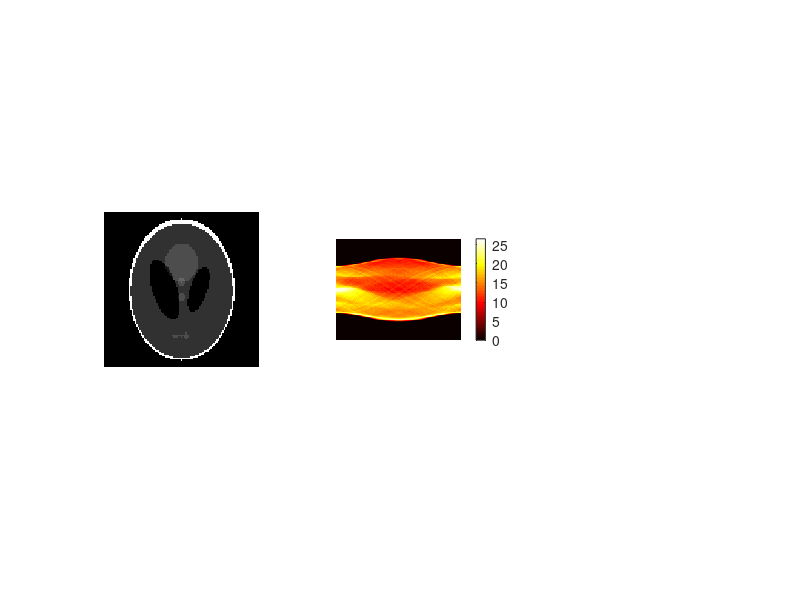

Write the MATLAB code that produced this figure. (Note: this script raises an error after producing the figure.)
N = 101;
I = phantom(N);
subplot(1, 3, 1)
imshow(I)

theta = 0:1:179;
[R, xp] = radon(I,theta);
subplot(1,3,2);
imshow(R,[],'Xdata',theta,'Ydata',xp,...
            'InitialMagnification','fit')
colormap(gca, hot), colorbar
iptsetpref('ImshowAxesVisible','off')
R1 = zeros(145,180);


for w= 1:180 %Verdrehung des Winkels von 1 - 180�
    for i=-50:1:50 %y Koordinaten des durchdringenden Vektors
        for j=-50:1:50 %x-Koordinaten des durchdringenden Vektors
            n=i+51; %Anpassen der y-Koordinate auf das Bild I 
            m = abs(j- 51); %Anpassen der y-Koordinate auf das Bild I 
          s = round(i*cos(w*pi/180)+j*sin(w*pi/180)); %Verdrehen des Vektors i,j um den Winkel w 
          R1(s+72, w) = R1(s+72, w)+I(m,n); %Aufsummieren der Funktionswerte (Farbwert des Bildes I) an der Stelle m,n entlang des Vektors i,j in der Matrix R1
        end
    end
end
subplot(1, 3, 3)
imshow(R1,[],'Xdata',theta,'Ydata',xp,...
            'InitialMagnification','fit')
% xlabel('\theta (degrees)')
% ylabel('x''')
colormap(gca, hot), colorbar
iptsetpref('ImshowAxesVisible','off')
